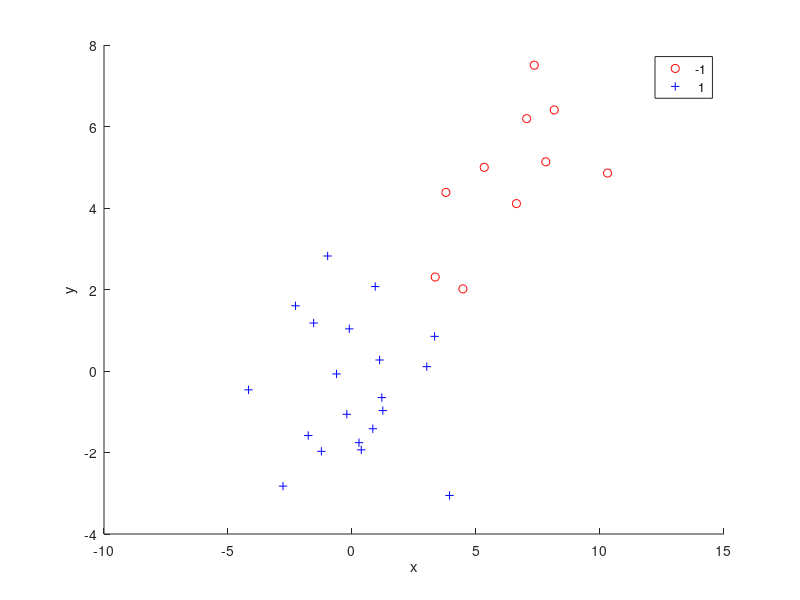

MATLAB code for this plot: (Note: this script raises an error after producing the figure.)
% set seed
% rng(1)

X = [];
y = [];

for i = 1:20
    X = cat(1, X, [normrnd(0,2), normrnd(0,2), 1.0]);
    y = cat(1, y, 1);
end

for i = 1:10
    X = cat(1, X, [normrnd(5,2), normrnd(5,2), 1.0]);
    y = cat(1, y, -1);
end

gscatter(X(:,1), X(:,2), y, 'rb', 'o+')
hold on
xlabel('x');
ylabel('y');

w = [0 0 0]';

X = X';
y = y';

e = Inf;
epoch = 0;

while ((e > 0) && (epoch < 500))
    epoch = epoch + 1;
    for i = 1:size(X,2)
        w = learn(X(:,i), y(:,i), w);
        
        % Check if learning is now complete.
        e = 0;
        for i = 1:size(X,2)
            "test";
            X(:,i);
            y(:,i);
            e = e + error(X(:,i), y(:,i));
        end

        e = sum(e);

        if sum(e) == 0
            break;
        end
    end

    % Plot it A BUNCH!
    
    % 0 = w(1)*x + w(2)*y + w(3)*1
    % -w(1)*x =  w(2)*y + w(3)*1
    % x = -((w(2)*y)/w(1)) - (w(3)/w(1))

    % -w(2)*y = w(1)*x + w(3)*1
    % y = -(w(1)*x)/w(2)) - (w(3)/w(2))

    slope = -((w(3)/w(1))/(w(2)/w(1)));
    intercept = -(w(3)/w(1));

    x_matrix = -10:10;
    y_matrix = intercept + slope*x_matrix;

    plot(x_matrix,y_matrix);
end

axis([-5 10 -5 10])

hold off

w

%%%%%%%%%%%%%%%%%%%%%%%%%%%%%%%
% Perceptron Learning Functions
%%%%%%%%%%%%%%%%%%%%%%%%%%%%%%%

function o = output(x, w)
    o = sign(w'*x);
end

function e = error(d, o)
    e = d - o;
end

function w = learn(x, d, w)
    actual_output = output(x, w);
    err = error(d, actual_output);

    learn_rate = 0.1;
    w = w + (learn_rate * err * x);
end
